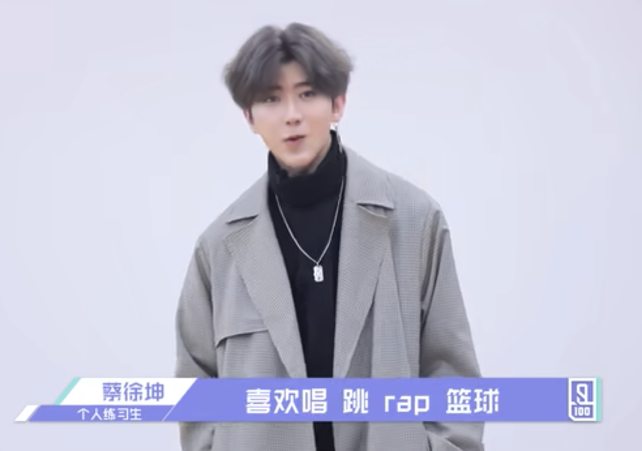
#> input picture images/jinitaimei.png, 1284 x 902 px (shown at 1/2 size)
$ python -i operators.py   (imports and definitions only)   (Python 2 division)
#> lines starting #> are read from the running program, lines starting #| are printed output that depends on the picture
import numpy as np
import cv2
import sys
import math
import numpy as np


class NormalizeImage(object):
    """ normalize image such as substract mean, divide std
    """

    # [21 lines left out: functions __init__, __call__, not called in this run]


class DetResizeForTest(object):
    def __init__(self, **kwargs):
        super(DetResizeForTest, self).__init__()
        self.resize_type = 0
        self.keep_ratio = False
        if 'image_shape' in kwargs:
            self.image_shape = kwargs['image_shape']
            self.resize_type = 1
            if 'keep_ratio' in kwargs:
                self.keep_ratio = kwargs['keep_ratio']
        elif 'limit_side_len' in kwargs:
            self.limit_side_len = kwargs['limit_side_len']
            self.limit_type = kwargs.get('limit_type', 'min')
        elif 'resize_long' in kwargs:
            self.resize_type = 2
            self.resize_long = kwargs.get('resize_long', 960)
        else:
            self.limit_side_len = 736
            self.limit_type = 'min'

    def __call__(self, data):
        img = data['image']
        src_h, src_w, _ = img.shape
        if sum([src_h, src_w]) < 64:
            img = self.image_padding(img)

        if self.resize_type == 0:
            # img, shape = self.resize_image_type0(img)
            img, [ratio_h, ratio_w] = self.resize_image_type0(img)
        elif self.resize_type == 2:
            img, [ratio_h, ratio_w] = self.resize_image_type2(img)
        else:
            # img, shape = self.resize_image_type1(img)
            img, [ratio_h, ratio_w] = self.resize_image_type1(img)
        data['image'] = img
        data['shape'] = np.array([src_h, src_w, ratio_h, ratio_w])
        return data

    # [90 lines left out: functions image_padding, resize_image_type1, resize_image_type0, resize_image_type2, not called in this run]

class ToCHWImage(object):
    """ convert hwc image to chw image
    """

    def __init__(self, **kwargs):
        pass

    # [7 lines left out: function __call__, not called in this run]


class KeepKeys(object):
    def __init__(self, keep_keys, **kwargs):
        self.keep_keys = keep_keys

    # [5 lines left out: function __call__, not called in this run]

>>> import cv2
>>> picture = cv2.imread('../images/jinitaimei.png', cv2.IMREAD_GRAYSCALE)
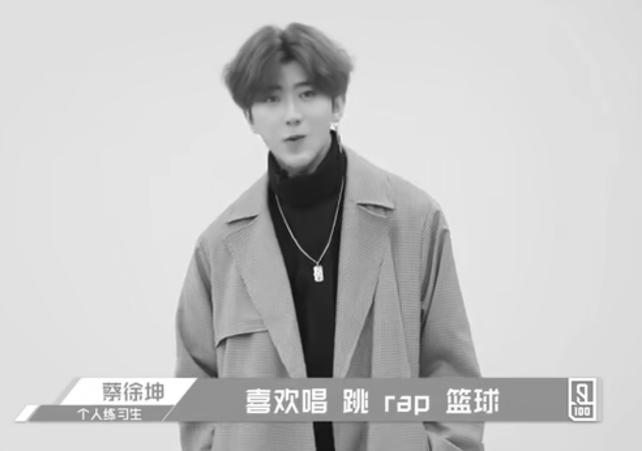
#> picture: shape (902, 1284) (shown at 1/2 size); min 7, max 255, mean 196
#> (the run stopped early here; a loop or call above may not have finished)
